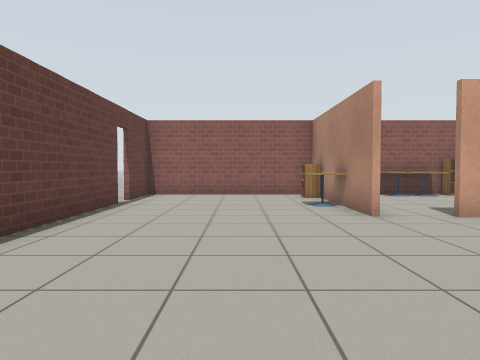
View 1 (above)

19 first-person views from a walk through a world built for the Gazebo simulator. The camera is 0.9 m above the floor, tilts 2° down and sees 70° across. The floor is counted in squares, 1 m on a side. Each view is taken from the middle of a square. On the plan, view 1 faces up. The plan holds only what a view shows up to about 12 squares ahead; the rest is blank. The robots in the file are not drawn. Simple patterns stand in for the simulator's built-in surfaces.

View 2
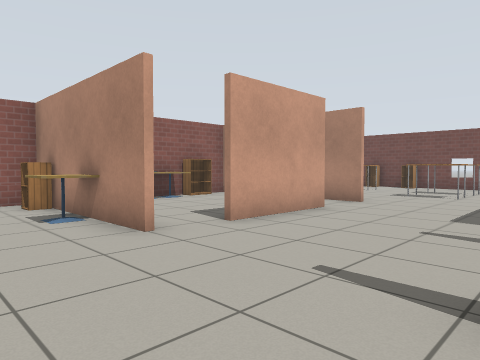

View 3
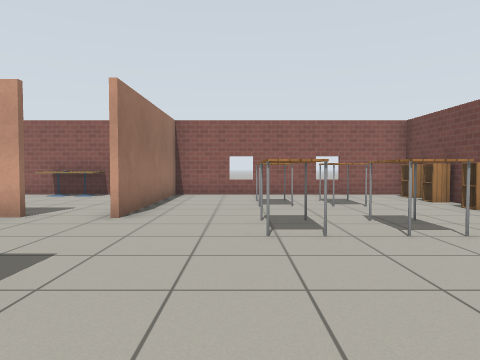

View 4
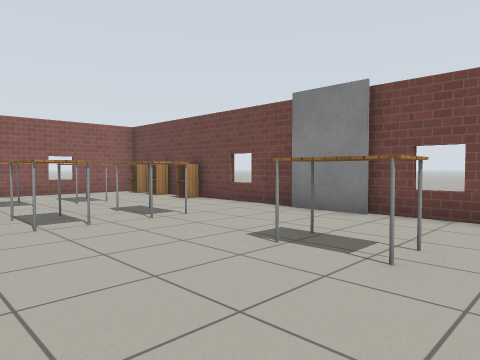

View 5
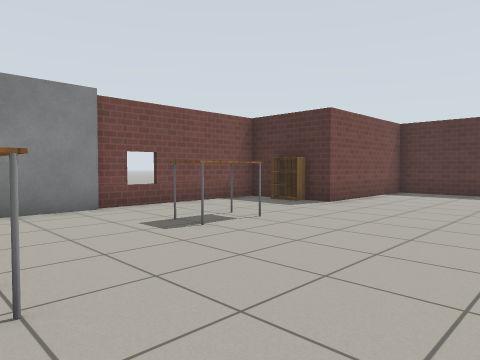

View 6
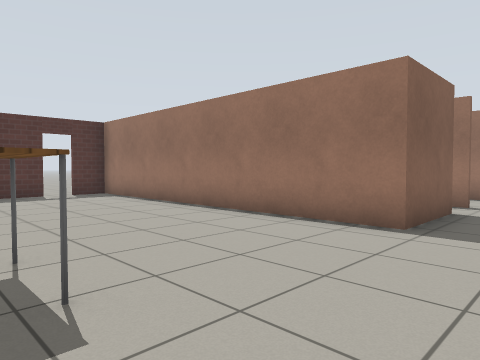

View 7
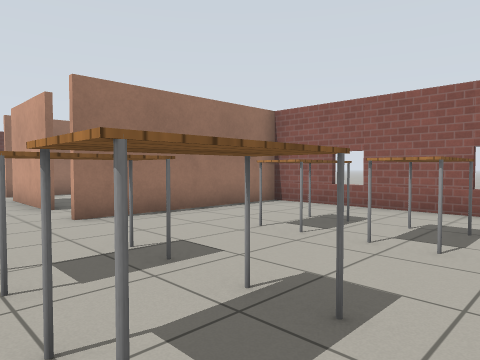

View 8
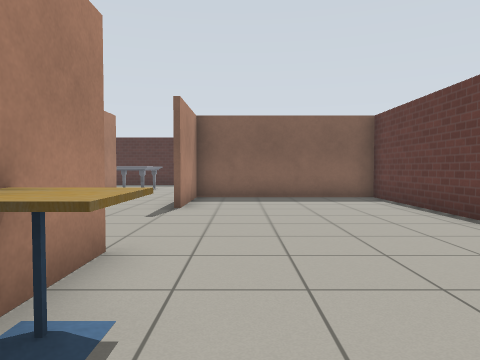

View 9
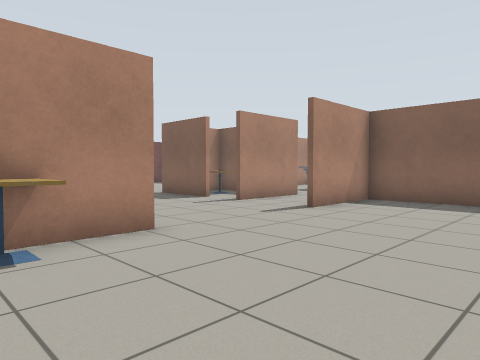

View 10
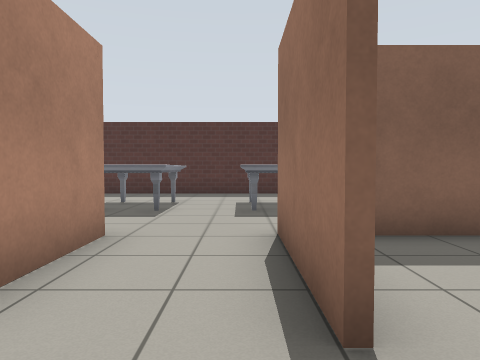

View 11
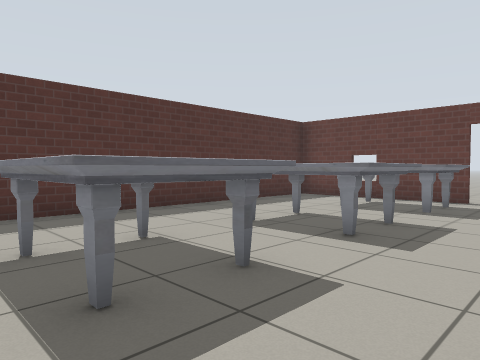

View 12
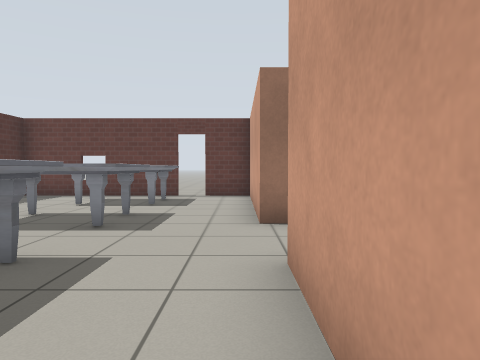

View 13
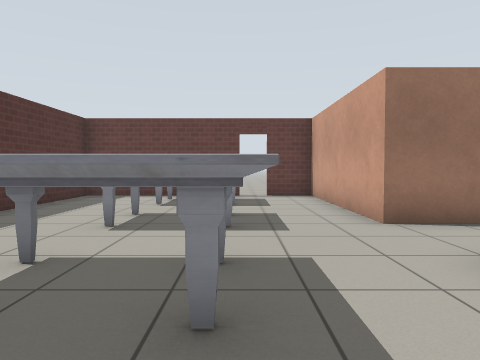

View 14
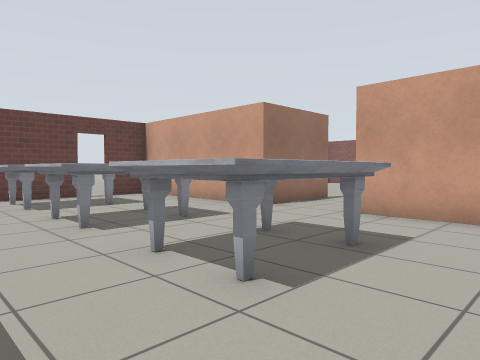

View 15
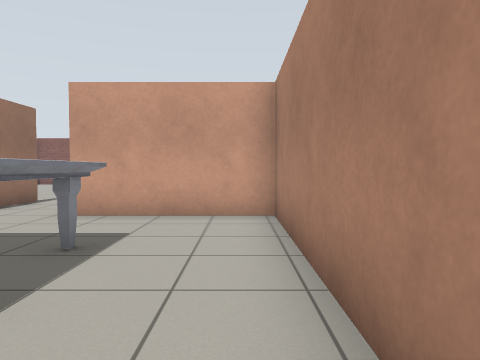

View 16
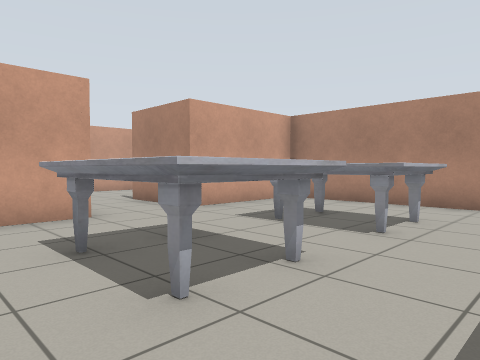

View 17
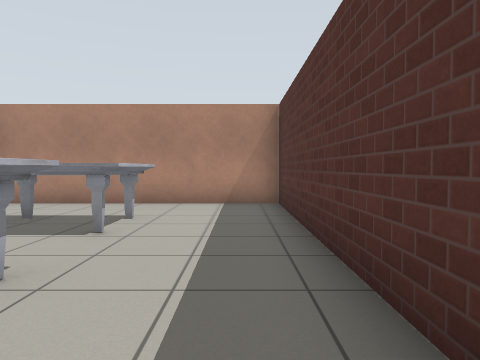

View 18
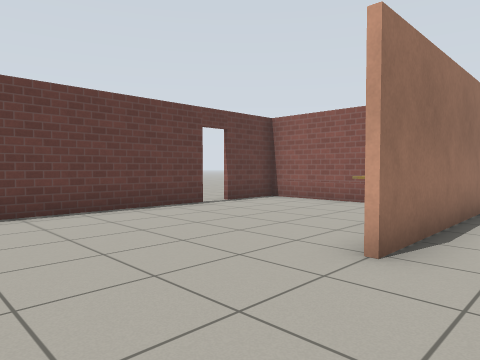

View 19
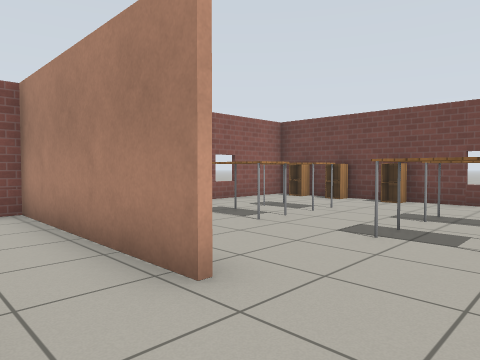

### Floor plan
Key: @ floor where view 1 was taken; # wall or solid block; . floor; D open door; = window, fence, low wall or low ledge; C cabinet; B bookshelf; T cafe table; A table; G grey box; M marble table; O other object.
Columns run from 5 left of view 1 to 17 right of it. Each row starts with its distance up from view 1.
 12   #########  ###=##=##
 11 ..#....C#. OBB#......C#
 10 ..#.....#.....#.......#
  9  .D....T#.....#..AAA.C#
  8   #....T#.....#..AAA.C#
  7   #.....#.....#.......#
  6   #......###.....AAA..#
  5   #..............AAA..#
  4   #...................#
  3   #..................G#
  2   #....#..#.###.......#
  1   #....#..#.OO#...AA..#
  0   #..@.#..##O##....A..#
 -1   ######......#.......#
 -2  .D...........#.......#
 -3  .DMMMMMM.MM..#....#B##
 -4   #   M M.MM..#....#
 -5   #MMMMMM.MM..#....#
 -6   #...........#....#
 -7   #...........#....#
 -8   #############DD###

Positions as (right, up) in squares from view 1, and headings:
1: (0, 0), facing up
2: (0, 2), facing up-right
3: (11, 0), facing up
4: (10, -1), facing up-right
5: (9, 5), facing down-right
6: (14, 4), facing down-left
7: (15, 4), facing up-left
8: (1, 10), facing down
9: (-2, 9), facing down-right
10: (3, 4), facing down
11: (7, -1), facing down-left
12: (8, -1), facing left
13: (8, -3), facing left
14: (8, -7), facing up-left
15: (8, -7), facing up
16: (0, -7), facing up-right
17: (0, -7), facing right
18: (4, 3), facing up-left
19: (7, 4), facing up-right
